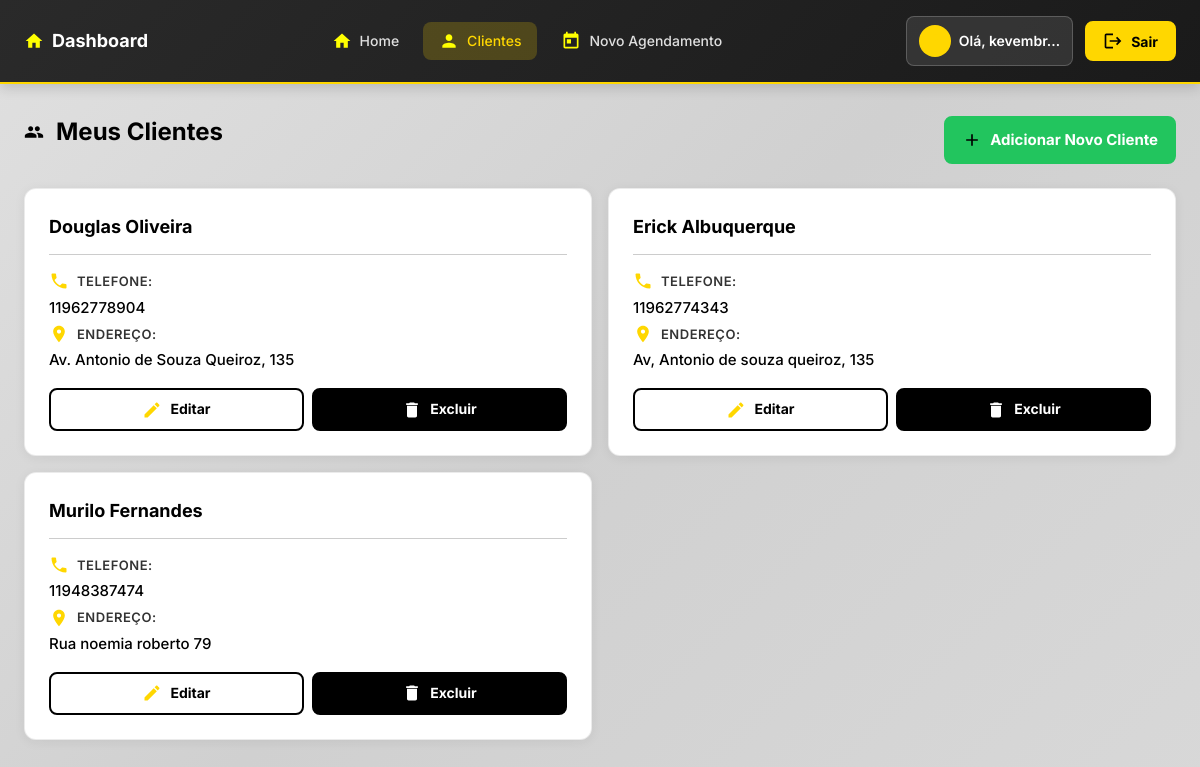
Page /clientes/ (signed in) on the earlier database version.
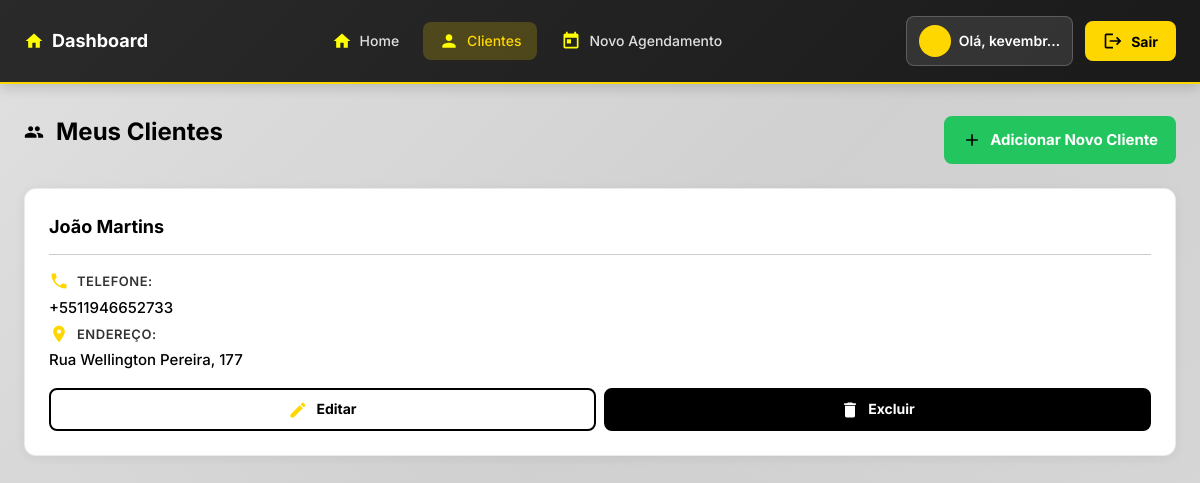
Same page on the later database version.
### agendamentos/models.py (models this page shows, shortened)
class Cliente(models.Model):
    nome = models.CharField(max_length=100)
    telefone = models.CharField(max_length=15, unique=True, blank=True, null=True)
    endereco = models.TextField(blank=True, null=True, help_text="Endereço completo do cliente")
    observacoes = models.TextField(blank=True, null=True)

### agendamentos/views.py (the view)
# urls.py: path('clientes/', views.lista_clientes, name='lista_clientes'),
@login_required
def lista_clientes(request):
    clientes = Cliente.objects.all().order_by('nome')
    return render(request, 'agendamentos/lista_clientes.html', {'clientes': clientes})

### agendamentos/templates/agendamentos/lista_clientes.html (shortened to what this page needs)
{% extends 'agendamentos/base.html' %}
{% block content %}
<div class="d-flex justify-content-between align-items-center mb-3">
    <h2><span class="icon icon-users"></span>Meus Clientes</h2>
    <a href="{% url 'criar_cliente' %}" class="btn btn-success"><span class="icon icon-add"></span>Adicionar Novo Cliente</a>
</div>
{% if clientes %}
  <div class="mobile-appointments">
    {% for cliente in clientes %}
    <div class="appointment-card">
      <div class="appointment-header">
        <div class="appointment-main-info">
          <div class="appointment-client-name">{{ cliente.nome }}</div>
        </div>
      </div>
      <div class="appointment-info">
        <div class="appointment-info-row">
          <span class="appointment-info-label">
            <span class="icon icon-phone"></span>Telefone:
          </span>
          <span class="appointment-info-value">
            {% if cliente.telefone %}
              <a href="tel:{{ cliente.telefone }}">{{ cliente.telefone }}</a>
            {% else %}
              -
            {% endif %}
          </span>
        </div>
        {% if cliente.endereco %}
        <div class="appointment-info-row">
          <span class="appointment-info-label">
            <span class="icon icon-location"></span>Endereço:
          </span>
          <span class="appointment-info-value">
            <a href="https://www.google.com/maps/search/?api=1&query={{ cliente.endereco }}" target="_blank">
              {{ cliente.endereco|truncatechars:40 }}
            </a>
          </span>
        </div>
        {% endif %}
      </div>
      <div class="appointment-actions">
        <a href="{% url 'editar_cliente' cliente.pk %}" class="btn btn-sm btn-secondary" style="flex: 1;">
          <span class="icon icon-edit"></span>Editar
        </a>
        <a href="{% url 'deletar_cliente' cliente.pk %}" class="btn btn-sm btn-danger" style="flex: 1;">
          <span class="icon icon-delete"></span>Excluir
        </a>
      </div>
    </div>
    {% endfor %}
  </div>
{% endif %}
{% endblock %}

Differences in the rows shown:
removed Cliente: nome "Erick Albuquerque", telefone "11962774343", endereco "Av, Antonio de souza queiroz, 135"
removed Cliente: nome "Murilo Fernandes", telefone "11948387474", endereco "Rua noemia roberto 79"
changed Cliente: nome "Douglas Oliveira" → "João Martins"; telefone "11962778904" → "+5511946652733"; endereco "Av. Antonio de Souza Queiroz, 135" → "Rua Wellington Pereira, 177"
